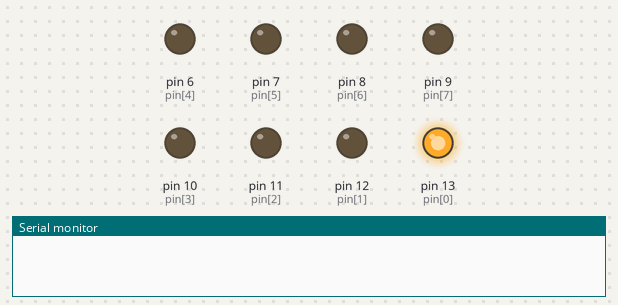
Bench run of a sketch on a simulated Arduino Uno, built with avr-gcc and run on an emulated ATmega328P. On the bench: output pins drawn as LEDs (lit = HIGH), the last lines printed to the serial monitor.

Above: at 0.12 s.
At 1.12 s:
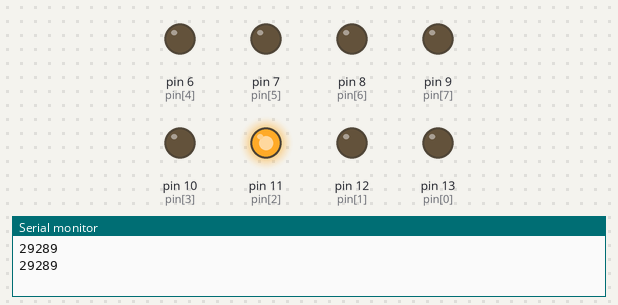
At 2.37 s:
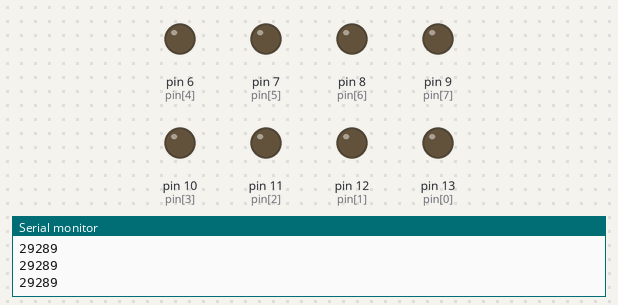
At 5.12 s:
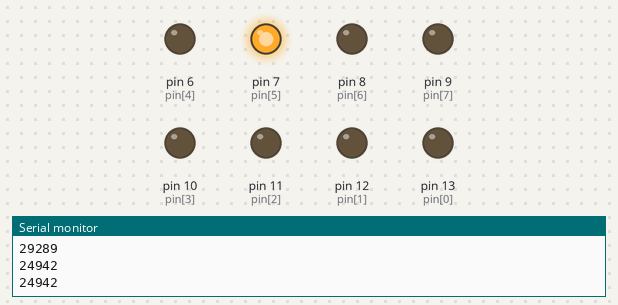
At 7.12 s:
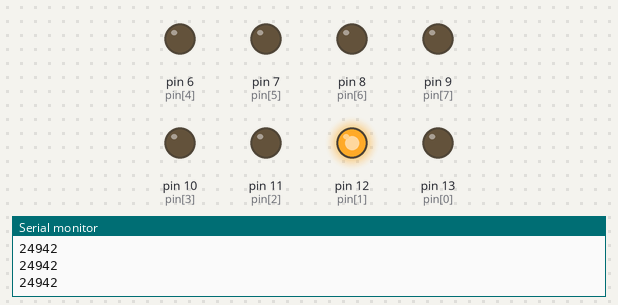
At 10.13 s:
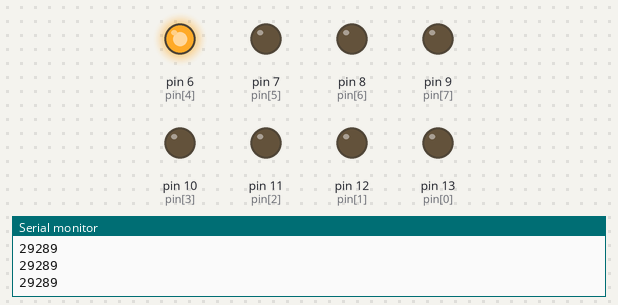
Timing chart, 0 to 10.4 s (numbered marks = the images above):
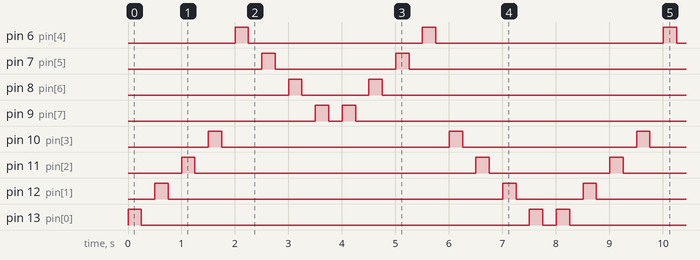

The sketch:

A01_Led_80j_SR_Void.ino
```cpp
int d = 250;
int i;
int pin[] = {13,12,11,10,6,7,8,9};

void setup()
{
  Serial.begin(9600);
  for(i=0; i<=8; i++)
  {
    pinMode(pin[i],OUTPUT);
  }
}

void loop()
{
 putarKiri();
 putarKanan();
}

void putarKiri()
{
   for(i=0;i<=7;i++)
  {
    digitalWrite(pin[i],HIGH);
    delay(d);

    digitalWrite(pin[i],LOW);
    delay(d);
    Serial.println('kiri');
  }
}

void putarKanan()
{
   for(i=7;i>=0;i--)
  {
    digitalWrite(pin[i],HIGH);
    delay(d);

    digitalWrite(pin[i],LOW);
    delay(d);
    Serial.println('kanan');
  }
}
```

Measured:
- by itself, pin 6 (pin[4]): repeats every 8.0 s: LOW 3.3 s, HIGH 0.25 s, LOW 4.3 s, HIGH 0.25 s
- by itself, pin 7 (pin[5]): repeats every 8.0 s: LOW 2.3 s, HIGH 0.25 s, LOW 5.3 s, HIGH 0.25 s
- by itself, pin 8 (pin[6]): repeats every 8.0 s: LOW 1.3 s, HIGH 0.25 s, LOW 6.3 s, HIGH 0.25 s
- by itself, pin 9 (pin[7]): repeats every 8.0 s: LOW 0.25 s, HIGH 0.25 s, LOW 7.3 s, HIGH 0.25 s
- by itself, pin 10 (pin[3]): repeats every 8.0 s: LOW 4.3 s, HIGH 0.25 s, LOW 3.3 s, HIGH 0.25 s
- by itself, pin 11 (pin[2]): repeats every 8.0 s: LOW 5.3 s, HIGH 0.25 s, LOW 2.3 s, HIGH 0.25 s
- by itself, pin 12 (pin[1]): repeats every 8.0 s: LOW 6.3 s, HIGH 0.25 s, LOW 1.3 s, HIGH 0.25 s
- by itself, pin 13 (pin[0]): repeats every 8.0 s: LOW 7.3 s, HIGH 0.25 s, LOW 0.25 s, HIGH 0.25 s
